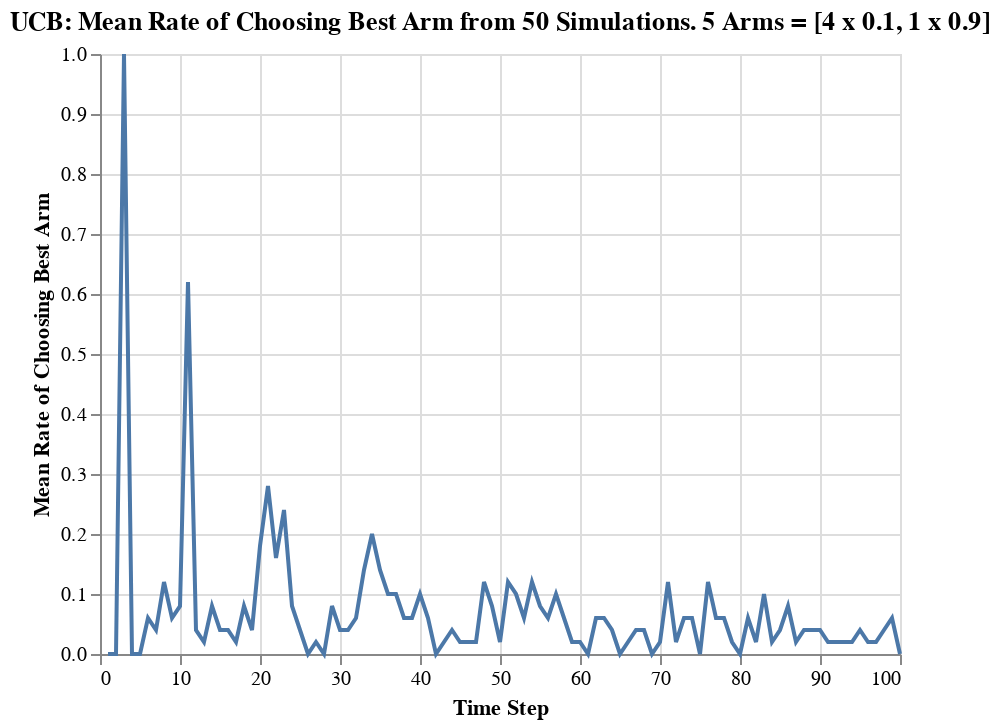

The notebook cell saved with this chart:
### Code cell
#@title Plotting
df = pd.read_csv("standard_ucb_results.csv", sep = "\t", header = None, names = ["simulation_num", "step", "chosen_arm", "reward", "cum_reward"])
df.head()
# Create a flag for each step to see if best arm was chosen
df["chose_correct"] = np.select(
    [
        df["chosen_arm"] == 2,
        df["chosen_arm"] != 2
    ],
    [
        1,
        0
    ]
)
# Perform average/mean for each step for all simulations and epsilon
df_chose_correctly = df.loc[:,["step", "chose_correct"]].groupby(["step"]).agg("mean")

# Remove multi index grouping
df_chose_correctly = df_chose_correctly.reset_index()
import altair as alt
alt.Chart(df_chose_correctly).mark_line().encode(
    alt.X("step:Q", title = "Time Step"),
    alt.Y("chose_correct:Q", title = "Mean Rate of Choosing Best Arm", scale = alt.Scale(domain = [0, 1])),
).properties(
    title = "UCB: Mean Rate of Choosing Best Arm from 50 Simulations. 5 Arms = [4 x 0.1, 1 x 0.9]",
)

### Figure 1 — Vega-Lite specification as saved in the notebook (floating-point values rounded to 4 significant figures)
{"config": {"view": {"continuousWidth": 400, "continuousHeight": 300}}, "data": {"name": "data-6ca40d1b0cc40c171444a1035510b94c"}, "mark": "line", "encoding": {"x": {"type": "quantitative", "field": "step", "title": "Time Step"}, "y": {"type": "quantitative", "field": "chose_correct", "scale": {"domain": [0, 1]}, "title": "Mean Rate of Choosing Best Arm"}}, "title": "UCB: Mean Rate of Choosing Best Arm from 50 Simulations. 5 Arms = [4 x 0.1, 1 x 0.9]", "$schema": "https://vega.github.io/schema/vega-lite/v4.8.1.json", "datasets": {"data-6ca40d1b0cc40c171444a1035510b94c": [{"step": 1, "chose_correct": 0.0}, {"step": 2, "chose_correct": 0.0}, {"step": 3, "chose_correct": 1.0}, {"step": 4, "chose_correct": 0.0}, {"step": 5, "chose_correct": 0.0}, {"step": 6, "chose_correct": 0.06}, {"step": 7, "chose_correct": 0.04}, {"step": 8, "chose_correct": 0.12}, {"step": 9, "chose_correct": 0.06}, {"step": 10, "chose_correct": 0.08}, {"step": 11, "chose_correct": 0.62}, {"step": 12, "chose_correct": 0.04}, {"step": 13, "chose_correct": 0.02}, {"step": 14, "chose_correct": 0.08}, {"step": 15, "chose_correct": 0.04}, {"step": 16, "chose_correct": 0.04}, {"step": 17, "chose_correct": 0.02}, {"step": 18, "chose_correct": 0.08}, {"step": 19, "chose_correct": 0.04}, {"step": 20, "chose_correct": 0.18}, {"step": 21, "chose_correct": 0.28}, {"step": 22, "chose_correct": 0.16}, {"step": 23, "chose_correct": 0.24}, {"step": 24, "chose_correct": 0.08}, {"step": 25, "chose_correct": 0.04}, {"step": 26, "chose_correct": 0.0}, {"step": 27, "chose_correct": 0.02}, {"step": 28, "chose_correct": 0.0}, {"step": 29, "chose_correct": 0.08}, {"step": 30, "chose_correct": 0.04}, {"step": 31, "chose_correct": 0.04}, {"step": 32, "chose_correct": 0.06}, {"step": 33, "chose_correct": 0.14}, {"step": 34, "chose_correct": 0.2}, {"step": 35, "chose_correct": 0.14}, {"step": 36, "chose_correct": 0.1}, {"step": 37, "chose_correct": 0.1}, {"step": 38, "chose_correct": 0.06}, {"step": 39, "chose_correct": 0.06}, {"step": 40, "chose_correct": 0.1}, {"step": 41, "chose_correct": 0.06}, {"step": 42, "chose_correct": 0.0}, {"step": 43, "chose_correct": 0.02}, {"step": 44, "chose_correct": 0.04}, {"step": 45, "chose_correct": 0.02}, {"step": 46, "chose_correct": 0.02}, {"step": 47, "chose_correct": 0.02}, {"step": 48, "chose_correct": 0.12}, {"step": 49, "chose_correct": 0.08}, {"step": 50, "chose_correct": 0.02}, {"step": 51, "chose_correct": 0.12}, {"step": 52, "chose_correct": 0.1}, {"step": 53, "chose_correct": 0.06}, {"step": 54, "chose_correct": 0.12}, {"step": 55, "chose_correct": 0.08}, {"step": 56, "chose_correct": 0.06}, {"step": 57, "chose_correct": 0.1}, {"step": 58, "chose_correct": 0.06}, {"step": 59, "chose_correct": 0.02}, {"step": 60, "chose_correct": 0.02}, {"step": 61, "chose_correct": 0.0}, {"step": 62, "chose_correct": 0.06}, {"step": 63, "chose_correct": 0.06}, {"step": 64, "chose_correct": 0.04}, {"step": 65, "chose_correct": 0.0}, {"step": 66, "chose_correct": 0.02}, {"step": 67, "chose_correct": 0.04}, {"step": 68, "chose_correct": 0.04}, {"step": 69, "chose_correct": 0.0}, {"step": 70, "chose_correct": 0.02}, {"step": 71, "chose_correct": 0.12}, {"step": 72, "chose_correct": 0.02}, {"step": 73, "chose_correct": 0.06}, {"step": 74, "chose_correct": 0.06}, {"step": 75, "chose_correct": 0.0}, {"step": 76, "chose_correct": 0.12}, {"step": 77, "chose_correct": 0.06}, {"step": 78, "chose_correct": 0.06}, {"step": 79, "chose_correct": 0.02}, {"step": 80, "chose_correct": 0.0}, {"step": 81, "chose_correct": 0.06}, {"step": 82, "chose_correct": 0.02}, {"step": 83, "chose_correct": 0.1}, {"step": 84, "chose_correct": 0.02}, {"step": 85, "chose_correct": 0.04}, {"step": 86, "chose_correct": 0.08}, {"step": 87, "chose_correct": 0.02}, {"step": 88, "chose_correct": 0.04}, {"step": 89, "chose_correct": 0.04}, {"step": 90, "chose_correct": 0.04}, {"step": 91, "chose_correct": 0.02}, {"step": 92, "chose_correct": 0.02}, {"step": 93, "chose_correct": 0.02}, {"step": 94, "chose_correct": 0.02}, {"step": 95, "chose_correct": 0.04}, {"step": 96, "chose_correct": 0.02}, {"step": 97, "chose_correct": 0.02}, {"step": 98, "chose_correct": 0.04}, {"step": 99, "chose_correct": 0.06}, {"step": 100, "chose_correct": 0.0}]}}
